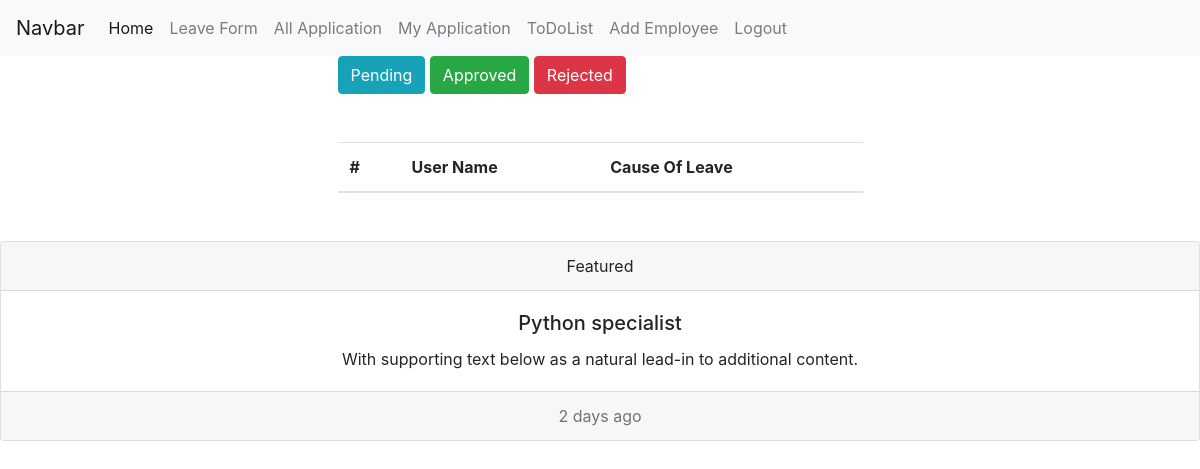
The page /my-application/ (signed in) on the database as committed earlier.
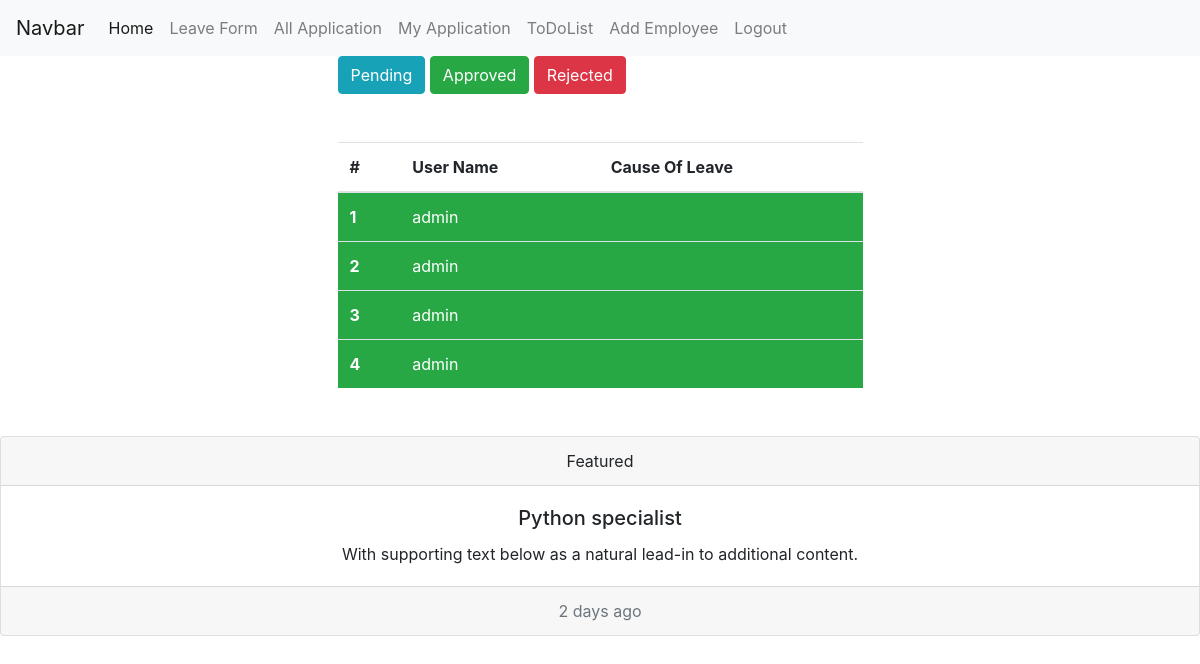
The same page on the database as committed later.
### emsapp/models.py (models this page shows)
class LeaveApplication(models.Model):
    user = models.ForeignKey(User, on_delete=models.CASCADE)
    cause_of_leave = models.TextField(blank = True, null = True)
    start_date = models.DateField(blank = True, null = True)
    end_date = models.DateField(blank = True, null = True)
    checked = models.BooleanField(default=False)
    approved = models.BooleanField(default=False)
    def __str__(self):
        return str(self.user)

### emsapp/views.py (the view)
# urls.py: path('my-application/', my_application, name='my_application'),
def my_application(request):
    user = request.user
    application = LeaveApplication.objects.filter(user = user)
    print(application)
    context = {'application':application}
    return render(request, 'my-application.html', context)

### templates/my-application.html
{% extends 'base.html' %}
{% block content %}
    <div class="container">
        <div class="col-md-6 m-auto">
            <button class="btn btn-info">Pending</button>
            <button class="btn btn-success">Approved</button>
            <button class="btn btn-danger">Rejected</button>
            <table class="table mt-5">
                <thead>
                  <tr>
                    <th scope="col">#</th>
                    <th scope="col">User Name</th>
                    <th scope="col">Cause Of Leave</th>
                  </tr>
                </thead>
                <tbody>
                  {% for application in application %}
                  <tr {% if application.approved == True %} class="btn-success" {% elif application.approved == False and application.checked == True %} class="btn-danger" {% elif application.checked == False %} class="btn-info" {% endif %}>
                    <th scope="row">{{ forloop.counter }}</th>
                    <td>{{ application.user.username }}</td>
                    <td>{{ application.cause_of_leave }}</td>
                  </tr>
                  {% endfor %}
                </tbody>
              </table>
        </div>
    </div>
{% endblock %}

Rows that differ between the two databases and show on the page:
added LeaveApplication: user.username "admin"
added LeaveApplication: user.username "admin"
added LeaveApplication: user.username "admin"
added LeaveApplication: user.username "admin"
